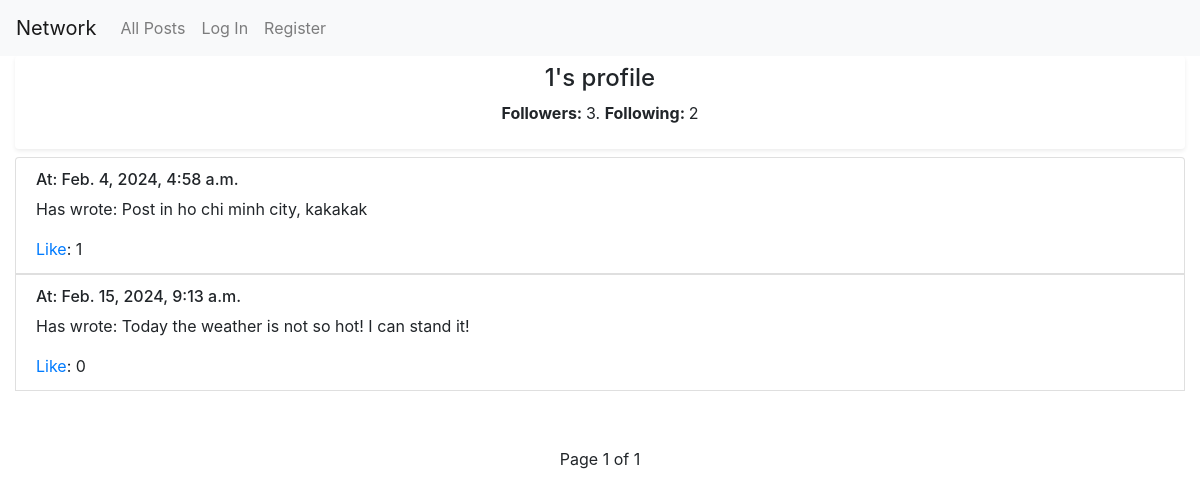
The app's page /profile/1 with its own data.
### network/models.py (models this page shows, shortened)
class User(AbstractUser):
    pass

class Post(models.Model):
    content = models.TextField(blank=False)
    author = models.ForeignKey("User", on_delete=models.CASCADE, related_name="author")
    timestamp = models.DateTimeField(auto_now_add=True)
    likers = models.ManyToManyField("User", related_name="liked_posts", blank=True)

### network/views.py (the view)
# urls.py: path("profile/<int:user_id>", views.profile, name="profile"),
def profile(request, user_id):
    userProfile = User.objects.get(pk=user_id)
    allPosts = Post.objects.filter(author=userProfile).order_by("-timestamp").reverse()
    paginator = Paginator(allPosts, 3)
    page_number = request.GET.get('page')
    page_obj = paginator.get_page(page_number)
    followings = Following_System.objects.get(user=userProfile)
    followers = userProfile.following.all()
    if not followings:
        following_count = 0
    else:
        following_count = followings.following.all().count()
    followers_count = followers.count
    try:
        currentUser = User.objects.get(pk=request.user.id)
        currentUser_followings = Following_System.objects.get(user=currentUser)
        if currentUser_followings.following.filter(pk=user_id):
            isFollowing = True
        else:
            isFollowing = False
    except:
        isFollowing = False
    post_likers_ids = {post.id: list(post.likers.values_list('id', flat=True)) for post in allPosts}
    return render(request, "network/profile.html",{
        "allPosts": allPosts,
        "page_obj": page_obj,
        "userProfile" : userProfile,
        "following_count" : following_count,
        "followers_count" : followers_count,
        "isFollowing" : isFollowing,
        "post_likers_ids" : post_likers_ids
    })

### network/views.py (called while the page is built)
@register.filter
def get_item(dictionary, key):
    return dictionary.get(key)

### network/templates/network/profile.html (shortened to what this page needs)
{% extends "network/layout.html" %}
{% load static %}
{% block body %}
    <div class=" text-center shadow-primary shadow-intensity-lg shadow-sm p-2 mb-2 bg-body rounded">
        <h4>{{userProfile.username}}'s profile</h4>
        <p><strong>Followers: </strong>{{followers_count}}. <strong>Following: </strong>{{following_count}}</p>
    </div>
    <div>
        {% for post in allPosts %}
        <div class="list-group-item">
            <h6>At: {{post.timestamp}}</h6>
            <p id="content_of_post_{{post.id}}"> Has wrote: {{post.content}}</p>
            {% with post_id=post.id %}
                {% if user.id in post_likers_ids|get_item:post_id %}
                    {% with likes_num=post_likers_ids|get_item:post_id|length %}
                        <p id="like_no_of_post_{{post.id}}" class="likes"><a id="like_manager_{{post.id}}" href="javascript:void(0)" onclick="likeUpdater({{post.id}},{{user.id}},true,{{likes_num}})">Unlike</a>: {{likes_num}}</p>
                    {% endwith %}
                {% else %}
                    {% with likes_num=post_likers_ids|get_item:post_id|length %}
                        <p id="like_no_of_post_{{post.id}}" class="likes"><a id="like_manager_{{post.id}}" href="javascript:void(0)" onclick="likeUpdater({{post.id}},{{user.id}},false,{{likes_num}})">Like</a>: {{likes_num}}</p>
                    {% endwith %}
                {% endif %}
            {% endwith %}
        </div>
        {% endfor %}
    </div>
    <div id="toggle" class="d-flex align-items-center justify-content-center my-5">
        <nav>
            <ul class="pagination">
                <li class="page-item mx-3">
                    <p class="text-center mt-2"> Page {{page_obj.number}} of {{page_obj.paginator.num_pages}} </p>
                </li>
            </ul>
        </nav>
    </div>
{% endblock %}

### network/static/network/styles.css (style rules this page uses)
.likes { margin-bottom: 0; }

### records on screen
User: username "1"
Post: timestamp "Feb. 4, 2024, 4:58 a.m.", content "Post in ho chi minh city, kakakak", author "1"
Post: timestamp "Feb. 15, 2024, 9:13 a.m.", content "Today the weather is not so hot! I can stand it!", likes_num "0"

### other values on screen
{{ followers_count }} "3"
{{ following_count }} "2"
{{ page_obj.number }} "1"
{{ page_obj.paginator.num_pages }} "1"
